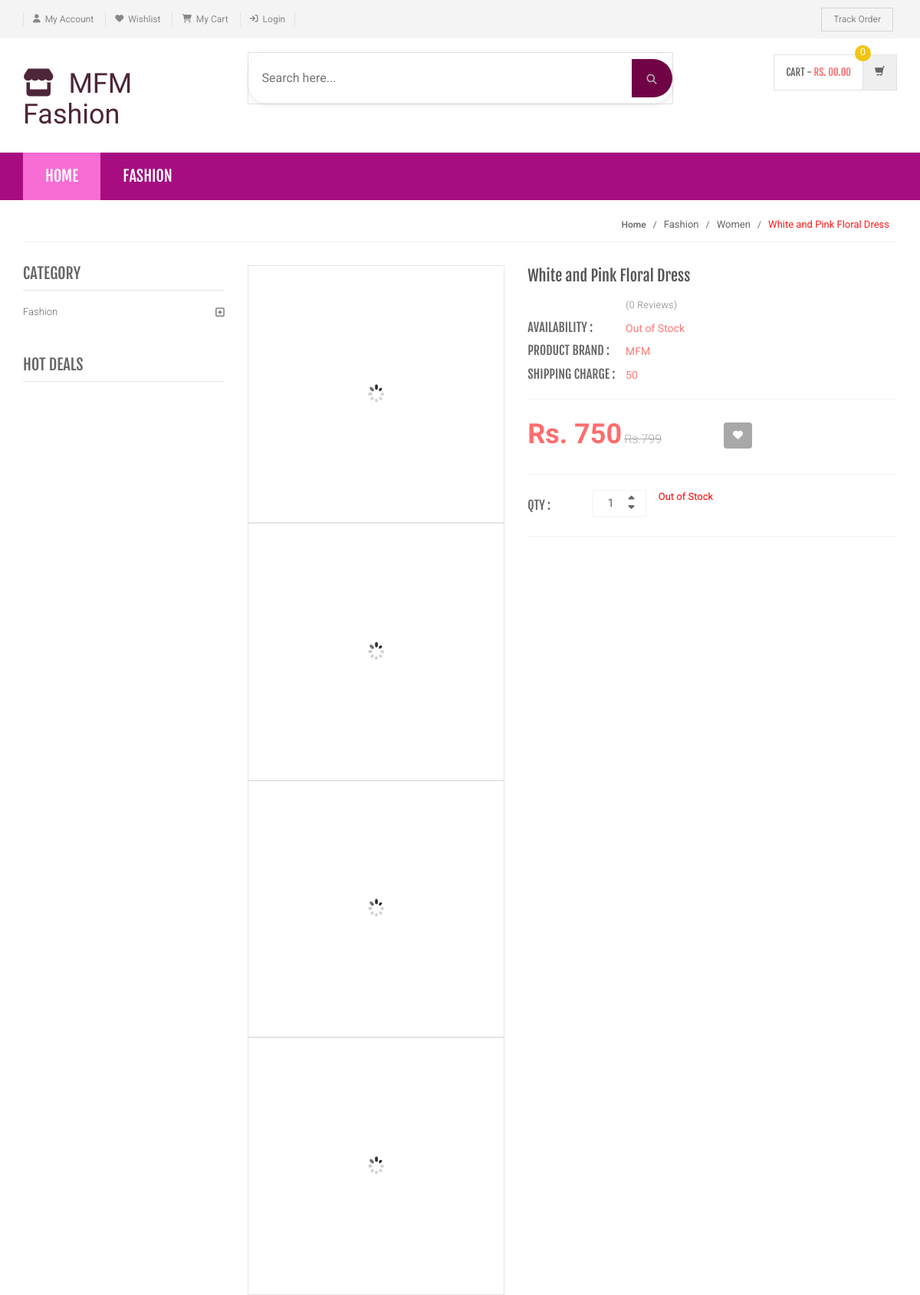
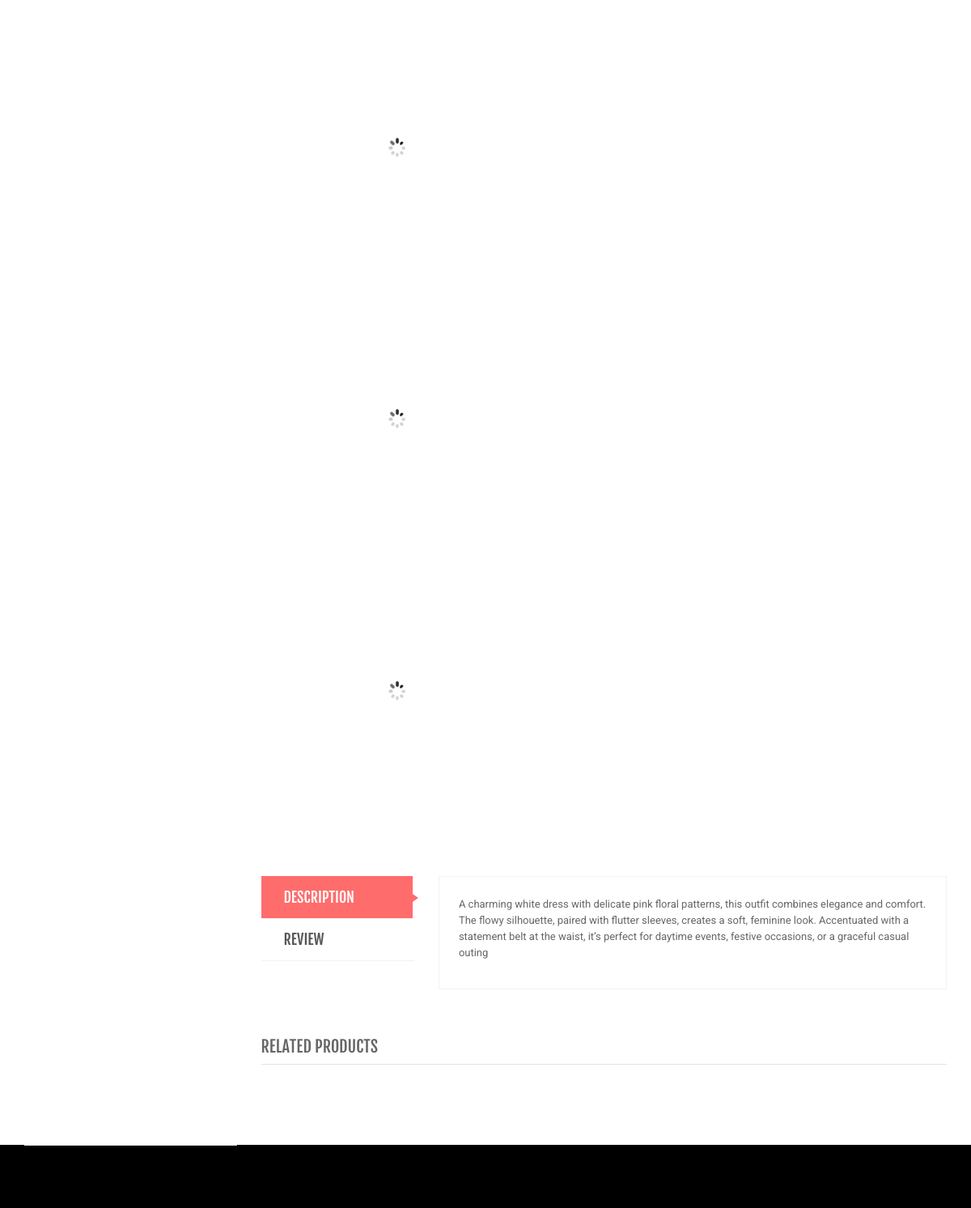
/shopping/product-details.php?pid=36 (upper part), run on the app's committed database (2 pictures, top to bottom).
### tables this page shows
CREATE TABLE `category` (
  `id` int(11) NOT NULL,
  `categoryName` varchar(255) DEFAULT NULL,
  `categoryDescription` longtext DEFAULT NULL,
  `creationDate` timestamp NOT NULL DEFAULT current_timestamp(),
  `updationDate` varchar(255) DEFAULT NULL
);

CREATE TABLE `products` (
  `id` int(11) NOT NULL,
  `category` int(11) NOT NULL,
  `subCategory` int(11) DEFAULT NULL,
  `productName` varchar(255) DEFAULT NULL,
  `productCompany` varchar(255) DEFAULT NULL,
  `productPrice` int(11) DEFAULT NULL,
  `productPriceBeforeDiscount` int(11) DEFAULT NULL,
  `productDescription` longtext DEFAULT NULL,
  `productImage1` varchar(255) DEFAULT NULL,
  `productImage2` varchar(255) DEFAULT NULL,
  `productImage3` varchar(255) DEFAULT NULL,
  `shippingCharge` int(11) DEFAULT NULL,
  `productAvailability` varchar(255) DEFAULT NULL,
  `postingDate` timestamp NULL DEFAULT current_timestamp(),
  `updationDate` varchar(255) DEFAULT NULL
);

CREATE TABLE `subcategory` (
  `id` int(11) NOT NULL,
  `categoryid` int(11) DEFAULT NULL,
  `subcategory` varchar(255) DEFAULT NULL,
  `creationDate` timestamp NULL DEFAULT current_timestamp(),
  `updationDate` varchar(255) DEFAULT NULL
);

### shopping/product-details.php (the view, shortened to what this page needs)
<?php
include('includes/config.php');
$pid=intval($_GET['pid']);
?>
<!DOCTYPE html>
<html lang="en">
	<head>
	    <link rel="stylesheet" href="assets/css/bootstrap.min.css">
	    <link rel="stylesheet" href="assets/css/main.css">
	    <link rel="stylesheet" href="assets/css/red.css">
	    <link rel="stylesheet" href="assets/css/owl.carousel.css">
		<link rel="stylesheet" href="assets/css/owl.transitions.css">
		<link href="assets/css/lightbox.css" rel="stylesheet">
		<link rel="stylesheet" href="assets/css/animate.min.css">
		<link rel="stylesheet" href="assets/css/rateit.css">
		<link rel="stylesheet" href="assets/css/bootstrap-select.min.css">
		<link rel="stylesheet" href="assets/css/config.css">
		<link href="assets/css/green.css" rel="alternate stylesheet" title="Green color">
		<link href="assets/css/blue.css" rel="alternate stylesheet" title="Blue color">
		<link href="assets/css/red.css" rel="alternate stylesheet" title="Red color">
		<link href="assets/css/orange.css" rel="alternate stylesheet" title="Orange color">
		<link href="assets/css/dark-green.css" rel="alternate stylesheet" title="Darkgreen color">
		<link rel="stylesheet" href="assets/css/font-awesome.min.css">
	</head>
    <body class="cnt-home">
<header class="header-style-1">
<?php include('includes/top-header.php');?>
<?php include('includes/main-header.php');?>
<?php include('includes/menu-bar.php');?>
</header>
<div class="breadcrumb">
	<div class="container">
		<div class="breadcrumb-inner">
<?php
$ret=mysqli_query($con,"select category.categoryName as catname,subcategory.subcategory as subcatname,products.productName as pname from products join category on category.id=products.category join subcategory on subcategory.id=products.subcategory where products.id='$pid'");
while ($rw=mysqli_fetch_array($ret)) {
?>
			<ul class="list-inline list-unstyled">
				<li><a href="index.php">Home</a></li>
				<li><?php echo htmlentities($rw['catname']);?></a></li>
				<li><?php echo htmlentities($rw['subcatname']);?></li>
				<li class='active'><?php echo htmlentities($rw['pname']);?></li>
			</ul>
			<?php }?>
		</div>
	</div>
</div>
<div class="body-content outer-top-xs">
	<div class='container'>
		<div class='row single-product outer-bottom-sm '>
			<div class='col-md-3 sidebar'>
				<div class="sidebar-module-container">
<div class="sidebar-widget outer-bottom-xs wow fadeInUp">
	<h3 class="section-title">Category</h3>
	<div class="sidebar-widget-body m-t-10">
		<div class="accordion">
		            <?php $sql=mysqli_query($con,"select id,categoryName  from category");
while($row=mysqli_fetch_array($sql))
{
    ?>
	    	<div class="accordion-group">
	            <div class="accordion-heading">
	                <a href="category.php?cid=<?php echo $row['id'];?>"  class="accordion-toggle collapsed">
	                   <?php echo $row['categoryName'];?>
	                </a>
	            </div>
	        </div>
	        <?php } ?>
	    </div>
	</div>
</div>
<div class="sidebar-widget hot-deals wow fadeInUp">
	<h3 class="section-title">hot deals</h3>
</div>
				</div>
			</div>
<?php
$ret=mysqli_query($con,"select * from products where id='$pid'");
while($row=mysqli_fetch_array($ret))
{
?>
			<div class='col-md-9'>
				<div class="row  wow fadeInUp">
					     <div class="col-xs-12 col-sm-6 col-md-5 gallery-holder">
    <div class="product-item-holder size-big single-product-gallery small-gallery">
        <div id="owl-single-product">
 <div class="single-product-gallery-item" id="slide1">
                <a data-lightbox="image-1" data-title="<?php echo htmlentities($row['productName']);?>" href="admin/productimages/<?php echo htmlentities($row['id']);?>/<?php echo htmlentities($row['productImage1']);?>">
                    <img class="img-responsive" alt="" src="assets/images/blank.gif" data-echo="admin/productimages/<?php echo htmlentities($row['id']);?>/<?php echo htmlentities($row['productImage1']);?>" width="370" height="350" />
                </a>
            </div>
            <div class="single-product-gallery-item" id="slide1">
                <a data-lightbox="image-1" data-title="<?php echo htmlentities($row['productName']);?>" href="admin/productimages/<?php echo htmlentities($row['id']);?>/<?php echo htmlentities($row['productImage1']);?>">
                    <img class="img-responsive" alt="" src="assets/images/blank.gif" data-echo="admin/productimages/<?php echo htmlentities($row['id']);?>/<?php echo htmlentities($row['productImage1']);?>" width="370" height="350" />
                </a>
            </div>
            <div class="single-product-gallery-item" id="slide2">
                <a data-lightbox="image-1" data-title="Gallery" href="admin/productimages/<?php echo htmlentities($row['id']);?>/<?php echo htmlentities($row['productImage2']);?>">
                    <img class="img-responsive" alt="" src="assets/images/blank.gif" data-echo="admin/productimages/<?php echo htmlentities($row['id']);?>/<?php echo htmlentities($row['productImage2']);?>" />
                </a>
            </div>
            <div class="single-product-gallery-item" id="slide3">
                <a data-lightbox="image-1" data-title="Gallery" href="admin/productimages/<?php echo htmlentities($row['id']);?>/<?php echo htmlentities($row['productImage3']);?>">
                    <img class="img-responsive" alt="" src="assets/images/blank.gif" data-echo="admin/productimages/<?php echo htmlentities($row['id']);?>/<?php echo htmlentities($row['productImage3']);?>" />
                </a>
            </div>
        </div>
        <div class="single-product-gallery-thumbs gallery-thumbs">
            <div id="owl-single-product-thumbnails">
                <div class="item">
                    <a class="horizontal-thumb active" data-target="#owl-single-product" data-slide="1" href="#slide1">
                        <img class="img-responsive"  alt="" src="assets/images/blank.gif" data-echo="admin/productimages/<?php echo htmlentities($row['id']);?>/<?php echo htmlentities($row['productImage1']);?>" />
                    </a>
                </div>
            <div class="item">
                    <a class="horizontal-thumb" data-target="#owl-single-product" data-slide="2" href="#slide2">
                        <img class="img-responsive" width="85" alt="" src="assets/images/blank.gif" data-echo="admin/productimages/<?php echo htmlentities($row['id']);?>/<?php echo htmlentities($row['productImage2']);?>"/>
                    </a>
                </div>
                <div class="item">
                    <a class="horizontal-thumb" data-target="#owl-single-product" data-slide="3" href="#slide3">
                        <img class="img-responsive" width="85" alt="" src="assets/images/blank.gif" data-echo="admin/productimages/<?php echo htmlentities($row['id']);?>/<?php echo htmlentities($row['productImage3']);?>" height="200" />
                    </a>
                </div>
            </div>
        </div>
    </div>
</div>
					<div class='col-sm-6 col-md-7 product-info-block'>
						<div class="product-info">
							<h1 class="name"><?php echo htmlentities($row['productName']);?></h1>
<?php $rt=mysqli_query($con,"select * from productreviews where productId='$pid'");
$num=mysqli_num_rows($rt);
?>
							<div class="rating-reviews m-t-20">
								<div class="row">
									<div class="col-sm-3">
									</div>
									<div class="col-sm-8">
										<div class="reviews">
											<a href="#" class="lnk">(<?php echo htmlentities($num);?> Reviews)</a>
										</div>
									</div>
								</div>
							</div>
							<div class="stock-container info-container m-t-10">
								<div class="row">
									<div class="col-sm-3">
										<div class="stock-box">
											<span class="label">Availability :</span>
										</div>
									</div>
									<div class="col-sm-9">
										<div class="stock-box">
											<span class="value"><?php echo htmlentities($row['productAvailability']);?></span>
										</div>
									</div>
								</div>
							</div>
<div class="stock-container info-container m-t-10">
								<div class="row">
									<div class="col-sm-3">
										<div class="stock-box">
											<span class="label">Product Brand :</span>
										</div>
									</div>
									<div class="col-sm-9">
										<div class="stock-box">
											<span class="value"><?php echo htmlentities($row['productCompany']);?></span>
										</div>
									</div>
								</div>
							</div>
<div class="stock-container info-container m-t-10">
								<div class="row">
									<div class="col-sm-3">
										<div class="stock-box">
											<span class="label">Shipping Charge :</span>
										</div>
									</div>
									<div class="col-sm-9">
										<div class="stock-box">
											<span class="value"><?php if($row['shippingCharge']==0)
											{
												echo "Free";
											}
											else
											{
												echo htmlentities($row['shippingCharge']);
											}
											?></span>
										</div>
									</div>
								</div>
							</div>
							<div class="price-container info-container m-t-20">
								<div class="row">
									<div class="col-sm-6">
										<div class="price-box">
											<span class="price">Rs. <?php echo htmlentities($row['productPrice']);?></span>
											<span class="price-strike">Rs.<?php echo htmlentities($row['productPriceBeforeDiscount']);?></span>
										</div>
									</div>
									<div class="col-sm-6">
										<div class="favorite-button m-t-10">
											<a class="btn btn-primary" data-toggle="tooltip" data-placement="right" title="Wishlist" href="product-details.php?pid=<?php echo htmlentities($row['id'])?>&&action=wishlist">
											    <i class="fa fa-heart"></i>
											</a>
										</div>
									</div>
								</div>
							</div>
							<div class="quantity-container info-container">
								<div class="row">
									<div class="col-sm-2">
										<span class="label">Qty :</span>
									</div>
									<div class="col-sm-2">
										<div class="cart-quantity">
											<div class="quant-input">
								                <div class="arrows">
								                  <div class="arrow plus gradient"><span class="ir"><i class="icon fa fa-sort-asc"></i></span></div>
								                  <div class="arrow minus gradient"><span class="ir"><i class="icon fa fa-sort-desc"></i></span></div>
								                </div>
								                <input type="text" value="1">
							              </div>
							            </div>
									</div>
									<div class="col-sm-7">
<?php if($row['productAvailability']=='In Stock'){?>
										<a href="product-details.php?page=product&action=add&id=<?php echo $row['id']; ?>" class="btn btn-primary"><i class="fa fa-shopping-cart inner-right-vs"></i> ADD TO CART</a>
													<?php } else {?>
							<div class="action" style="color:red">Out of Stock</div>
					<?php } ?>
									</div>
								</div>
							</div>
						</div>
					</div>
				</div>
				<div class="product-tabs inner-bottom-xs  wow fadeInUp">
					<div class="row">
						<div class="col-sm-3">
							<ul id="product-tabs" class="nav nav-tabs nav-tab-cell">
								<li class="active"><a data-toggle="tab" href="#description">DESCRIPTION</a></li>
								<li><a data-toggle="tab" href="#review">REVIEW</a></li>
							</ul>
						</div>
						<div class="col-sm-9">
							<div class="tab-content">
								<div id="description" class="tab-pane in active">
									<div class="product-tab">
										<p class="text"><?php echo $row['productDescription'];?></p>
									</div>
								</div>
										</div>
							        </div>
								</div>
							</div>
						</div>
					</div>
				</div>
<?php $cid=$row['category'];
			$subcid=$row['subCategory']; } ?>
<section class="section featured-product wow fadeInUp">
	<h3 class="section-title">Related Products </h3>
</section>
			</div>
<?php include('includes/footer.php');?>
</body>
</html>

### shopping/includes/menu-bar.php (shortened to what this page needs)
<div class="header-nav animate-dropdown">
    <div class="container">
        <div class="yamm navbar navbar-default" role="navigation">
            <div class="nav-bg-class">
                <div class="navbar-collapse collapse" id="mc-horizontal-menu-collapse">
	<div class="nav-outer">
		<ul class="nav navbar-nav">
			<li class="active dropdown yamm-fw">
				<a href="index.php" data-hover="dropdown" class="dropdown-toggle">Home</a>
			</li>
              <?php $sql=mysqli_query($con,"select id,categoryName  from category limit 6");
while($row=mysqli_fetch_array($sql))
{
    ?>
			<li class="dropdown yamm">
				<a href="category.php?cid=<?php echo $row['id'];?>"> <?php echo $row['categoryName'];?></a>
			</li>
			<?php } ?>
		</ul>
		<div class="clearfix"></div>
	</div>
</div>
            </div>
        </div>
    </div>
</div>

### data on the page
category: categoryName "FASHION", categoryName "Fashion"
products: category.categoryName "Fashion", subcategory.subcategory "Women", productName "White and Pink Floral Dress", num "0", productAvailability "Out of Stock", productCompany "MFM", shippingCharge "50", productPrice "750", productPriceBeforeDiscount "799", productDescription "A charming white dress with delicate pink floral patterns, this outfit combines elegance and comfort. The flowy silhouette, paired with flutter sleeves, creates a soft, feminine look. Accentuated with a statement belt at the waist, it’s perfect for daytime events, festive occasions, or a graceful casual outing"
